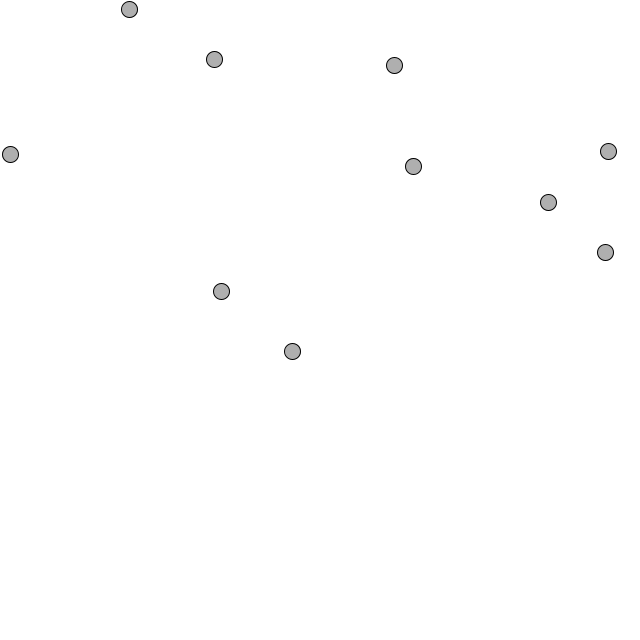
Frame 1 (no input)
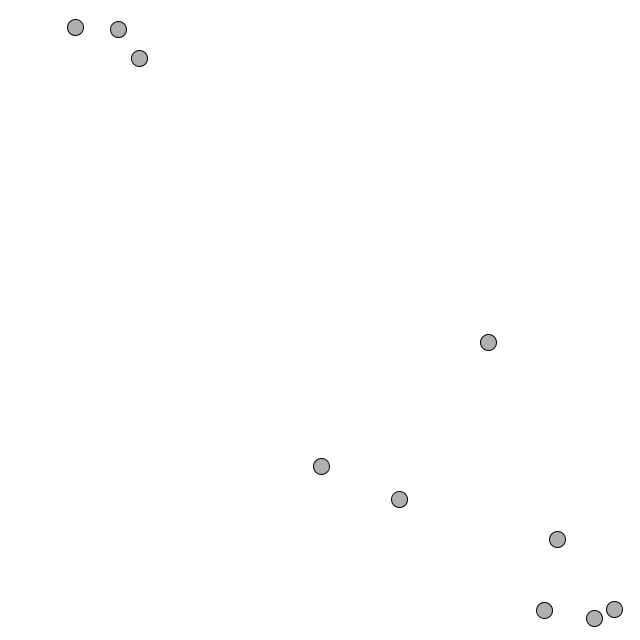
Frame 60 (the mouse pressed at the canvas centre just before this capture)
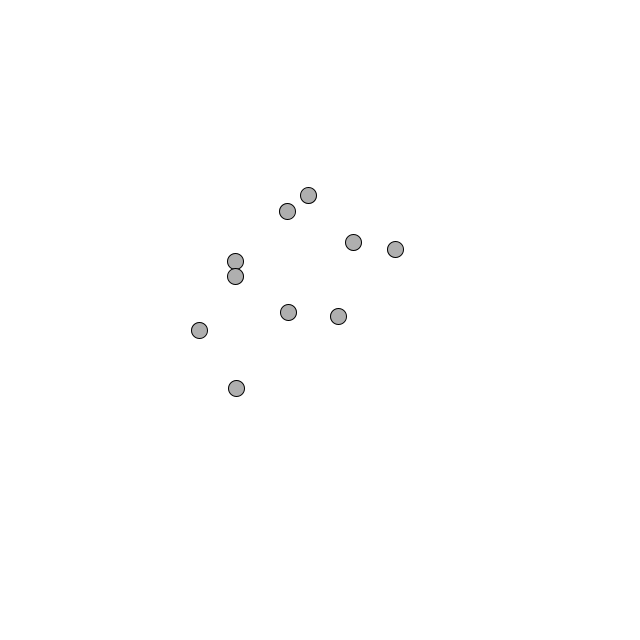
Frame 120 (the mouse held since frame 60 and released just before this capture)

The Processing sketch that drew these frames (run headless with seeded random() and noise(); from frame 60 on, the mouse is pressed at the canvas centre):

// Processing sketch: MouseMover
// ── MouseMover.pde
Mover[] movers = new Mover[10];


void setup() {
	size(640,640);
	for(int i = 0; i < movers.length; i++) {
    movers[i] = new Mover();
  }
}

void draw() {
	background(255);
  for(int i = 0; i < movers.length; i++) {
    movers[i].update();
    movers[i].checkEdges();
    movers[i].display();
  }
}


class Mover {
	PVector location;
	PVector velocity;
	PVector acceleration;
	float topSpeed;

	Mover() {
		location = new PVector(random(width), random(height));
		velocity = new PVector(0, 0);
		topSpeed = 10;
	}

	void update() {
		PVector mouse = new PVector(mouseX, mouseY);
		PVector dir = PVector.sub(mouse, location);

		dir.normalize();
		dir.mult(0.5);

		acceleration = dir;

		velocity.add(acceleration);
		velocity.limit(topSpeed);
		location.add(velocity);
	}

	void display() {
		stroke(0);
		fill(175);
		ellipse(location.x, location.y, 16, 16);
	}

	void checkEdges() {
		if(location.x > width) {
			location.x = 0;
		} else if (location.x < 0) {
			location.x = width;
		}

		if(location.y > height) {
			location.y = 0;
		} else if (location.y < 0) {
			location.y = height;
		}
	}
}
